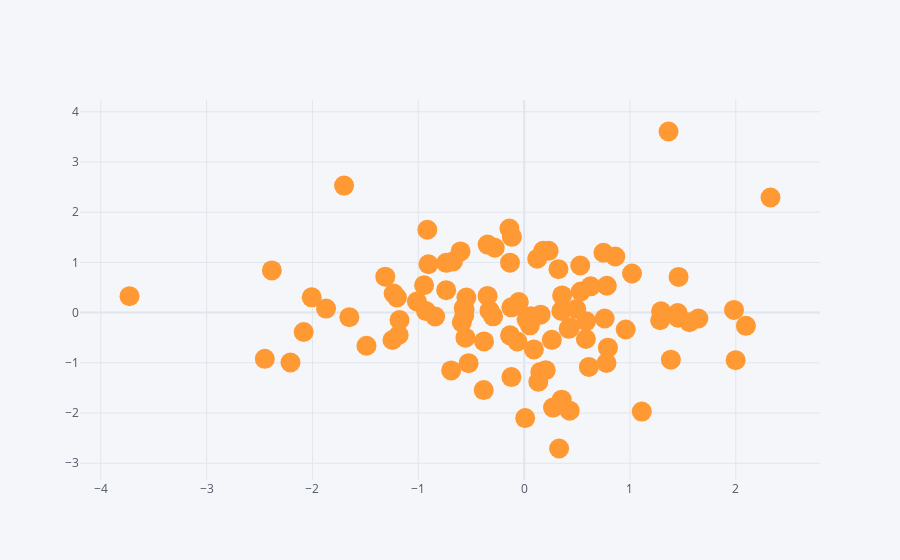

The code cell stored with this chart in its notebook:
### Code cell
df.iplot(kind='scatter', x='A', y='B', mode='markers', size=20)
